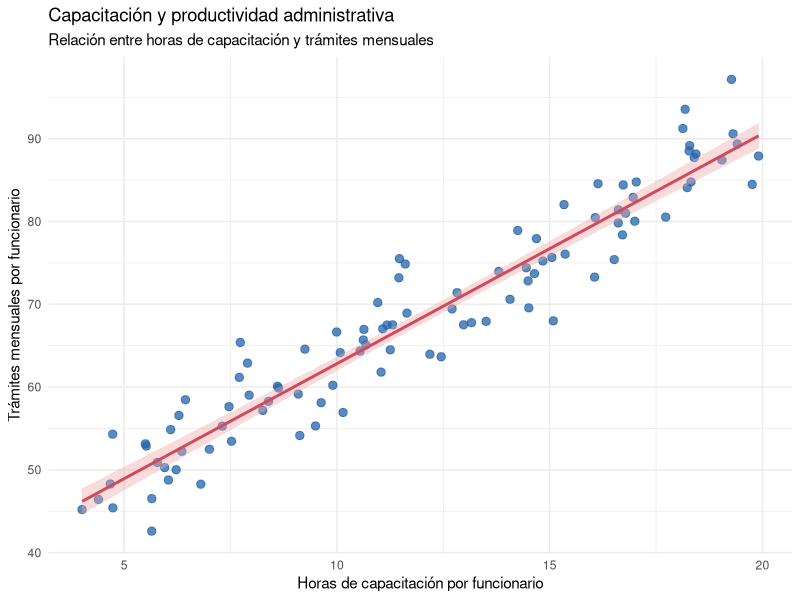
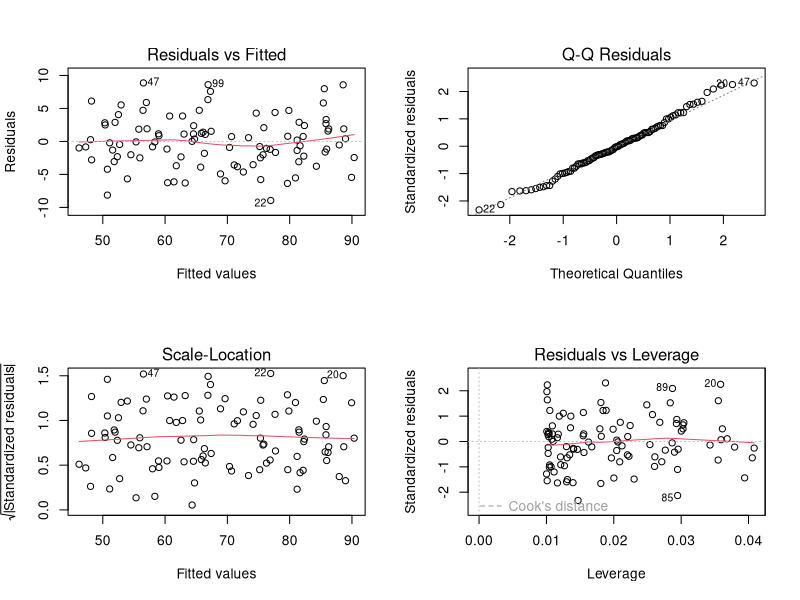
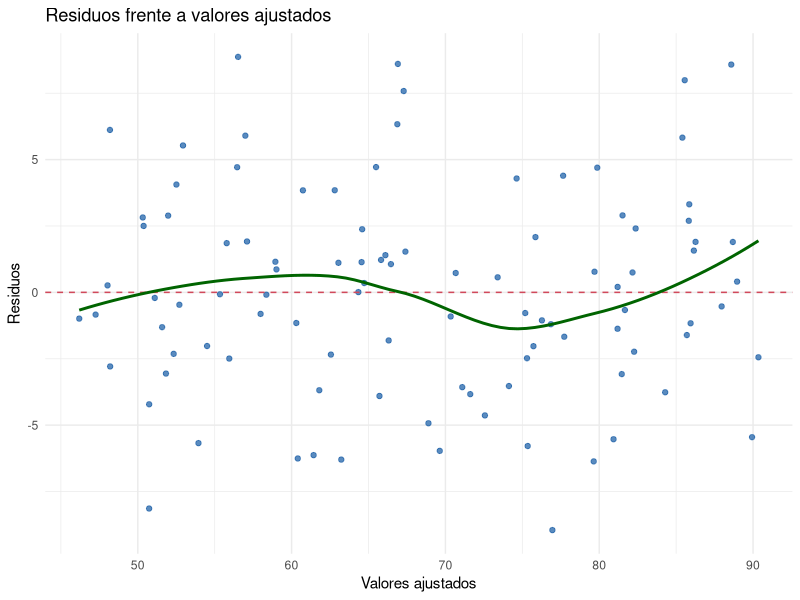
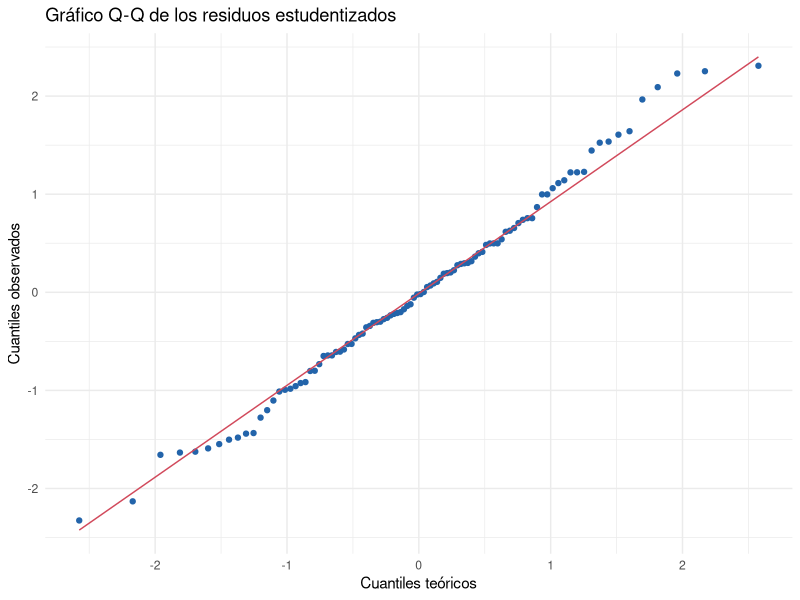
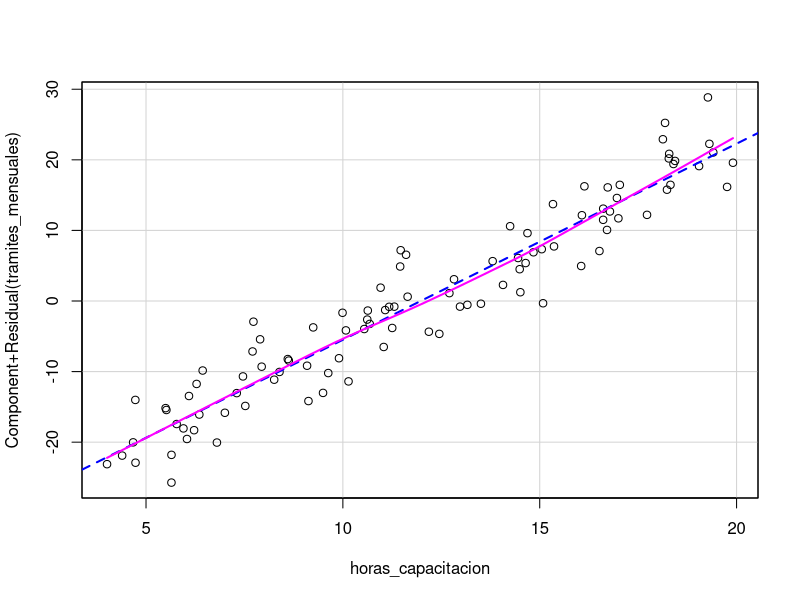
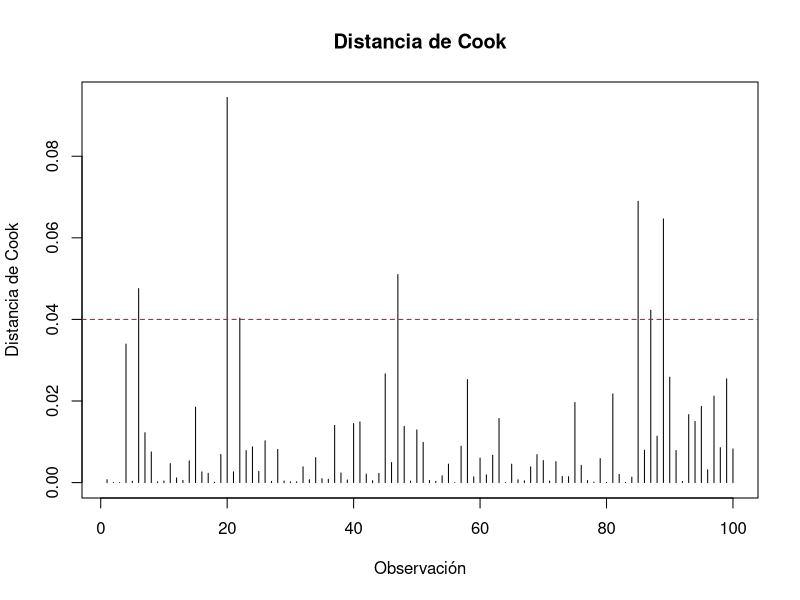
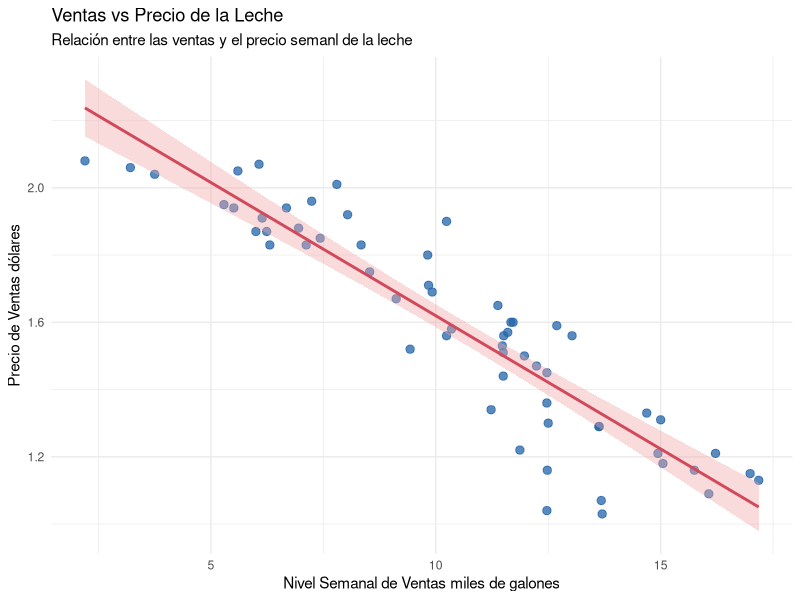
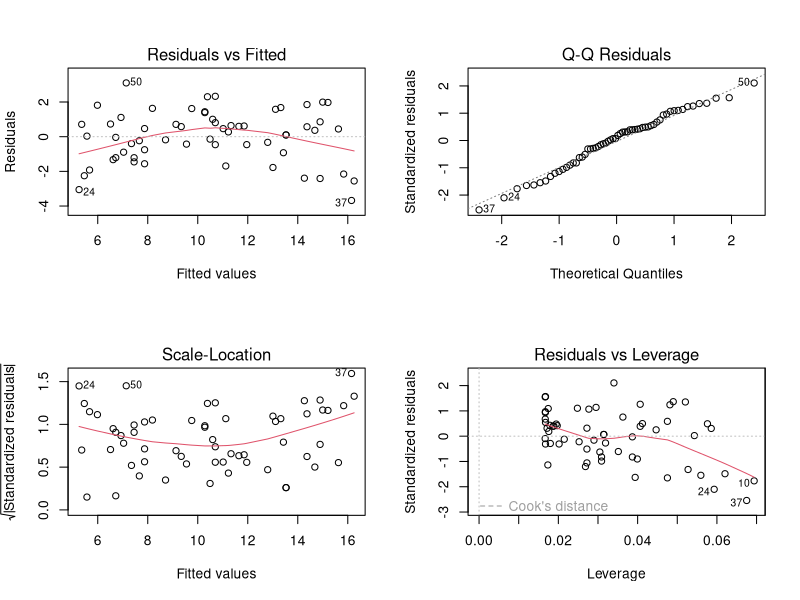

The R script that drew these images, in order:
## ---- chunk 1
ipak <- function(pkg){

  options(repos = c(CRAN="https://cloud.r-project.org"))

  new.pkg <- pkg[!(pkg %in% rownames(installed.packages()))]

  if(length(new.pkg)) install.packages(new.pkg, dependencies = TRUE)

  invisible(lapply(pkg, function(p)
    suppressPackageStartupMessages(library(p, character.only = TRUE))
  ))
}

packages <- c("tidyverse","kableExtra","psych","readxl")

ipak(packages)
## ---- chunk 2
# Instalar una sola vez si es necesario:
# install.packages(c("tidyverse", "lmtest", "car", "broom"))

library(tidyverse)
library(lmtest)
library(car)
library(broom)

set.seed(123)

n <- 100

datos <- tibble(
  horas_capacitacion = runif(n, 4, 20),
  tramites_mensuales = 35 +
    2.8 * horas_capacitacion +
    rnorm(n, mean = 0, sd = 4)
)

glimpse(datos)
summary(datos)
## ---- chunk 3
ggplot(datos,
       aes(x = horas_capacitacion,
           y = tramites_mensuales)) +
  geom_point(color = "#2364AA", size = 2.5, alpha = 0.75) +
  geom_smooth(method = "lm", se = TRUE,
              color = "#D1495B", fill = "#F4A6A6") +
  labs(
    title = "Capacitación y productividad administrativa",
    subtitle = "Relación entre horas de capacitación y trámites mensuales",
    x = "Horas de capacitación por funcionario",
    y = "Trámites mensuales por funcionario"
  ) +
  theme_minimal()
## ---- chunk 4
modelo <- lm(tramites_mensuales ~ horas_capacitacion,
             data = datos)

summary(modelo)
## ---- chunk 5
coeficientes <- tidy(modelo)
coeficientes
## ---- chunk 6
glance(modelo)
## ---- chunk 7
b0 <- coef(modelo)[1]
b1 <- coef(modelo)[2]

cat("Ecuación estimada:\n")
cat("Y =", round(b0, 3), "+",
    round(b1, 3), "* X\n")
## ---- chunk 8
# Cuatro gráficos diagnósticos básicos de lm()
par(mfrow = c(2, 2))
plot(modelo)
par(mfrow = c(1, 1))
## ---- chunk 9
diagnostico <- augment(modelo)

ggplot(diagnostico,
       aes(x = .fitted, y = .resid)) +
  geom_point(color = "#2364AA", alpha = 0.75) +
  geom_hline(yintercept = 0, linetype = "dashed",
             color = "#D1495B") +
  geom_smooth(method = "loess", se = FALSE,
              color = "darkgreen") +
  labs(
    title = "Residuos frente a valores ajustados",
    x = "Valores ajustados",
    y = "Residuos"
  ) +
  theme_minimal()
## ---- chunk 10
ggplot(diagnostico,
       aes(sample = .std.resid)) +
  stat_qq(color = "#2364AA") +
  stat_qq_line(color = "#D1495B") +
  labs(
    title = "Gráfico Q-Q de los residuos estudentizados",
    x = "Cuantiles teóricos",
    y = "Cuantiles observados"
  ) +
  theme_minimal()
## ---- chunk 11
shapiro.test(residuals(modelo))
## ---- chunk 12
bptest(modelo)
## ---- chunk 13
dwtest(modelo)
## ---- chunk 14
car::crPlots(modelo)
## ---- chunk 15
lmtest::raintest(modelo)
## ---- chunk 16
# Distancia de Cook
cooks <- cooks.distance(modelo)

plot(cooks,
     type = "h",
     main = "Distancia de Cook",
     ylab = "Distancia de Cook",
     xlab = "Observación")

abline(h = 4/n, col = "red", lty = 2)
## ---- chunk 17
# Instalar si es necesario:
# install.packages("sandwich")

library(sandwich)
library(lmtest)

coeftest(modelo,
         vcov. = vcovHC(modelo, type = "HC1"))
## ---- chunk 18
nuevos_municipios <- tibble(
  horas_capacitacion = c(8, 12, 16)
)

# Intervalos de confianza para la media
predict(modelo, nuevos_municipios,
        interval = "confidence",
        level = 0.95)

# Intervalos de predicción individual
predict(modelo, nuevos_municipios,
        interval = "prediction",
        level = 0.95)
## ---- chunk 19
Data <- read_excel("Datos/Data.xlsx")
## ---- chunk 20
head(Data)
## ---- chunk 21
ggplot(Data,
       aes(x = Ventas,
           y = Precio)) +
  geom_point(color = "#2364AA", size = 2.5, alpha = 0.75) +
  geom_smooth(method = "lm", se = TRUE,
              color = "#D1495B", fill = "#F4A6A6") +
  labs(
    title = "Ventas vs Precio de la Leche",
    subtitle = "Relación entre las ventas y el precio semanl de la leche",
    x = "Nivel Semanal de Ventas miles de galones",
    y = "Precio de Ventas dólares"
  ) +
  theme_minimal()
## ---- chunk 22
modelo <- lm(Ventas ~ Precio,
             data = Data)

summary(modelo)
## ---- chunk 23
coeficientes <- tidy(modelo)
coeficientes
## ---- chunk 24
glance(modelo)
## ---- chunk 25
b0 <- coef(modelo)[1]
b1 <- coef(modelo)[2]

cat("Ecuación estimada:\n")
## ---- chunk 26
cat("Y =", round(b0, 3), "+",
    round(b1, 3), "* X\n")
## ---- chunk 27
# Cuatro gráficos diagnósticos básicos de lm()
par(mfrow = c(2, 2))
plot(modelo)
## ---- chunk 28
par(mfrow = c(1, 1))
## ---- chunk 29
diagnostico <- augment(modelo)

ggplot(diagnostico,
       aes(x = .fitted, y = .resid)) +
  geom_point(color = "#2364AA", alpha = 0.75) +
  geom_hline(yintercept = 0, linetype = "dashed",
             color = "#D1495B") +
  geom_smooth(method = "loess", se = FALSE,
              color = "darkgreen") +
  labs(
    title = "Residuos frente a valores ajustados",
    x = "Valores ajustados",
    y = "Residuos"
  ) +
  theme_minimal()
## ---- chunk 30
ggplot(diagnostico,
       aes(sample = .std.resid)) +
  stat_qq(color = "#2364AA") +
  stat_qq_line(color = "#D1495B") +
  labs(
    title = "Gráfico Q-Q de los residuos estudentizados",
    x = "Cuantiles teóricos",
    y = "Cuantiles observados"
  ) +
  theme_minimal()
## ---- chunk 31
shapiro.test(residuals(modelo))
## ---- chunk 32
bptest(modelo)
## ---- chunk 33
dwtest(modelo)
## ---- chunk 34
car::crPlots(modelo)
## ---- chunk 35
lmtest::raintest(modelo)
## ---- chunk 36
# Distancia de Cook
cooks <- cooks.distance(modelo)

plot(cooks,
     type = "h",
     main = "Distancia de Cook",
     ylab = "Distancia de Cook",
     xlab = "Observación")

abline(h = 4/n, col = "red", lty = 2)
## ---- chunk 37
# Instalar si es necesario:
# install.packages("sandwich")

library(sandwich)
library(lmtest)

coeftest(modelo,
         vcov. = vcovHC(modelo, type = "HC1"))
## ---- chunk 38
nuevos_municipios <- tibble(
  Precio = c(8, 12, 16)
)

# Intervalos de confianza para la media
predict(modelo, nuevos_municipios,
        interval = "confidence",
        level = 0.95)
## ---- chunk 39
# Intervalos de predicción individual
predict(modelo, nuevos_municipios,
        interval = "prediction",
        level = 0.95)
